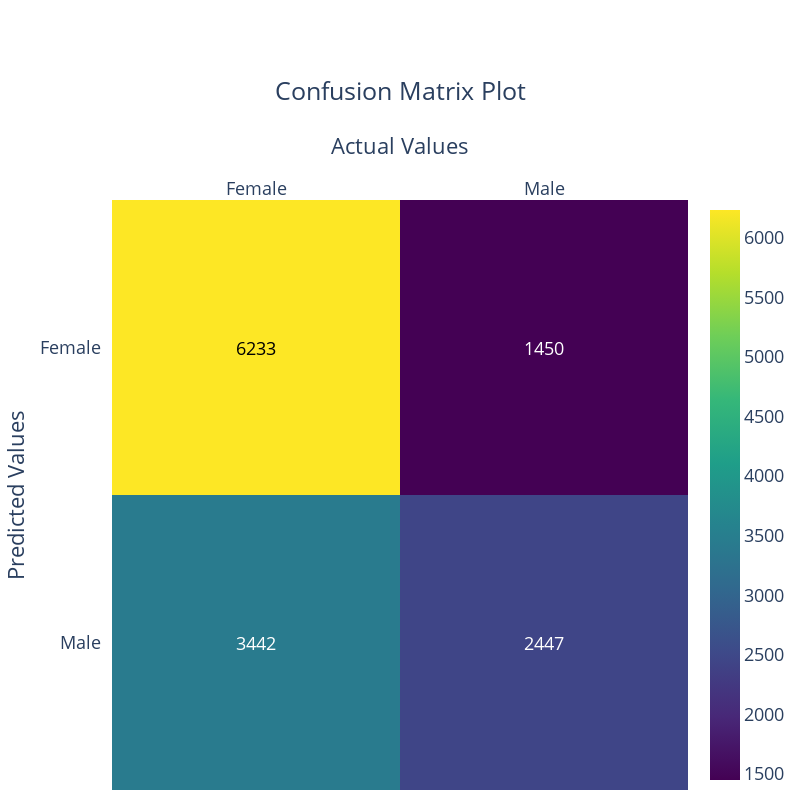

Notebook code for this chart:
### Code cell
#  confusion matrix plot
plot.plot_confusion_matrix()

### Figure 1 — Plotly figure (JSON) as saved in the notebook; plotly's stock layout.template omitted (floating-point values rounded to 4 significant figures)
{"data": [{"colorscale": [[0, "#440154"], [0.1111, "#482878"], [0.2222, "#3e4989"], [0.3333, "#31688e"], [0.4444, "#26828e"], [0.5556, "#1f9e89"], [0.6667, "#35b779"], [0.7778, "#6ece58"], [0.8889, "#b5de2b"], [1, "#fde725"]], "reversescale": false, "showscale": true, "type": "heatmap", "x": ["Female", "Male"], "y": ["Male", "Female"], "z": [[3442, 2447], [6233, 1450]]}], "layout": {"annotations": [{"font": {"color": "#FFFFFF"}, "showarrow": false, "text": "3442", "x": "Female", "xref": "x", "y": "Male", "yref": "y"}, {"font": {"color": "#FFFFFF"}, "showarrow": false, "text": "2447", "x": "Male", "xref": "x", "y": "Male", "yref": "y"}, {"font": {"color": "#000000"}, "showarrow": false, "text": "6233", "x": "Female", "xref": "x", "y": "Female", "yref": "y"}, {"font": {"color": "#FFFFFF"}, "showarrow": false, "text": "1450", "x": "Male", "xref": "x", "y": "Female", "yref": "y"}], "font": {"size": 18}, "height": 800, "margin": {"b": 10, "l": 10, "r": 10, "t": 200}, "title": {"text": "Confusion Matrix Plot\n\n", "x": 0.5}, "width": 800, "xaxis": {"dtick": 1, "gridcolor": "rgb(0, 0, 0)", "side": "top", "ticks": "", "title": {"text": "Actual Values"}}, "yaxis": {"dtick": 1, "ticks": "", "ticksuffix": "  ", "title": {"text": "Predicted Values"}}}}
